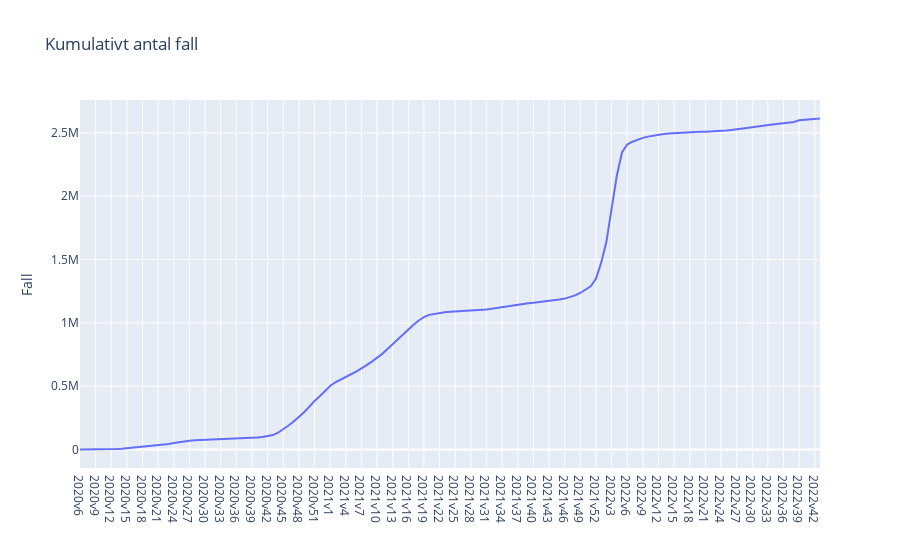

Notebook code for this chart:
### Markdown cell above
### f) - plotly

### Code cell
fig = px.line(
    data_frame=covid19_veckodata_Riket,
    x='Vecka',
    y='Kum_antal_fall',
    title='Kumulativt antal fall',
    labels={
        'Kum_antal_fall': 'Fall',
        'Vecka': ''
    }
)

fig.show()
fig.write_html("Visualiseringar/kumulativt_antal_fall.html")

### Figure 1 — Plotly figure (JSON) as saved in the notebook; plotly's stock layout.template omitted (floating-point values rounded to 4 significant figures; data arrays with more than 128 entries replaced by an {"elided": "..."} marker saying what was removed)
{"data": [{"hovertemplate": "=%{x}<br>Fall=%{y}<extra></extra>", "legendgroup": "", "line": {"color": "#636efa", "dash": "solid"}, "marker": {"symbol": "circle"}, "mode": "lines", "name": "", "orientation": "v", "showlegend": false, "type": "scatter", "x": {"elided": "143 str values"}, "xaxis": "x", "y": {"elided": "143 int values"}, "yaxis": "y"}], "layout": {"legend": {"tracegroupgap": 0}, "title": {"text": "Kumulativt antal fall"}, "xaxis": {"anchor": "y", "domain": [0, 1], "title": {"text": ""}}, "yaxis": {"anchor": "x", "domain": [0, 1], "title": {"text": "Fall"}}}}
